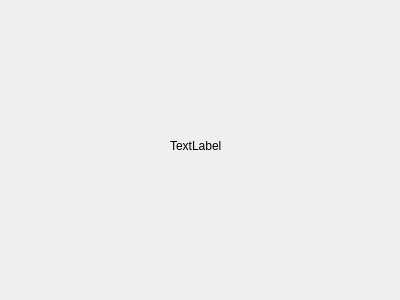
<?xml version="1.0" encoding="UTF-8"?>
<ui version="4.0">
 <class>Dialog</class>
 <widget class="QDialog" name="Dialog">
  <property name="geometry">
   <rect>
    <x>0</x>
    <y>0</y>
    <width>400</width>
    <height>300</height>
   </rect>
  </property>
  <property name="windowTitle">
   <string>Dialog</string>
  </property>
  <widget class="QLabel" name="lb_sample">
   <property name="geometry">
    <rect>
     <x>170</x>
     <y>130</y>
     <width>111</width>
     <height>31</height>
    </rect>
   </property>
   <property name="text">
    <string>TextLabel</string>
   </property>
  </widget>
 </widget>
 <resources/>
 <connections/>
</ui>
